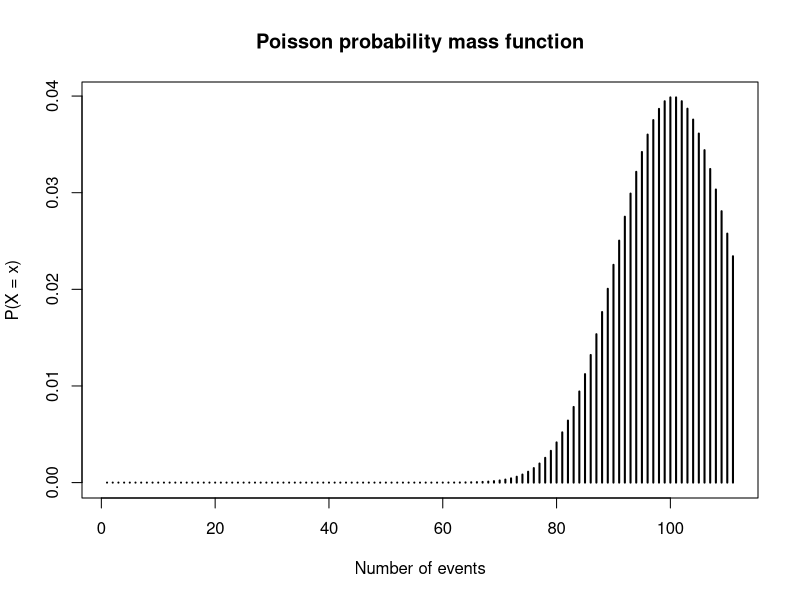

This figure's R source:
# Example 9. Let X be the number of customers at a 
# restaurant per day and assume the customer arrival 
# process can be modeled by the Poisson distribution 
# with an average of 100 customers per day. 
# Calculate E[X],Var(X) and P(X>110).
#
lambda <- 100.
cat("E[X] = ", lambda, "\n")
cat("Var(X) = ", lambda, "\n")
cat("P(X>110) = ", 1 - ppois(110., lambda), "\n")

x <- 0:110
plot(dpois(x, lambda), type = "h", lwd = 2,
     main = "Poisson probability mass function",
     ylab = "P(X = x)", xlab = "Number of events")